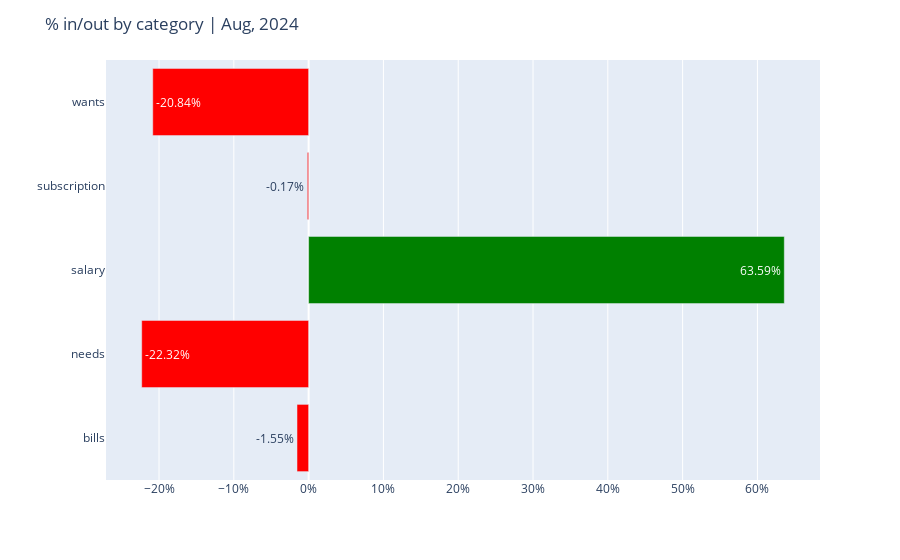

The notebook cell saved with this chart:
### Code cell
def pcg_category_plot(df, year=2024, month=8):
    data = get_monthly_category(df, year)
    data = data[data.month==month]

    title = f'Percentage of in/out by category | {MONTHS[month-1].capitalize()}, {year}'

    data['color'] = np.where(data.pcg_in_out < 0, 'red', 'green')
    fig = px.bar(
        data_frame=data[(data.pcg_in_out != 0)],
        # data_frame=data,
        x='pcg_in_out',
        y='category',
        barmode='stack',
        text_auto='.2%',
    )

    fig.update_layout(xaxis_tickformat='.0%', title=title, xaxis_title='', yaxis_title='')
    fig.update_traces(marker_color=data[(data.pcg_in_out != 0)].color)

    return fig

pcg_category_plot(df).show()

### Figure 1 — Plotly figure (JSON) as saved in the notebook; plotly's stock layout.template omitted (floating-point values rounded to 4 significant figures)
{"data": [{"alignmentgroup": "True", "hovertemplate": "pcg_in_out=%{x}<br>category=%{y}<extra></extra>", "legendgroup": "", "marker": {"color": ["red", "red", "green", "red", "red"], "pattern": {"shape": ""}}, "name": "", "offsetgroup": "", "orientation": "h", "showlegend": false, "textposition": "auto", "texttemplate": "%{x:.2%}", "type": "bar", "x": [-0.01551, -0.2232, 0.6359, -0.001706, -0.2084], "xaxis": "x", "y": ["bills", "needs", "salary", "subscription", "wants"], "yaxis": "y"}], "layout": {"barmode": "stack", "legend": {"tracegroupgap": 0}, "margin": {"t": 60}, "title": {"text": "% in/out by category | Aug, 2024"}, "xaxis": {"anchor": "y", "domain": [0, 1], "tickformat": ".0%", "title": {"text": ""}}, "yaxis": {"anchor": "x", "domain": [0, 1], "title": {"text": ""}}}}
